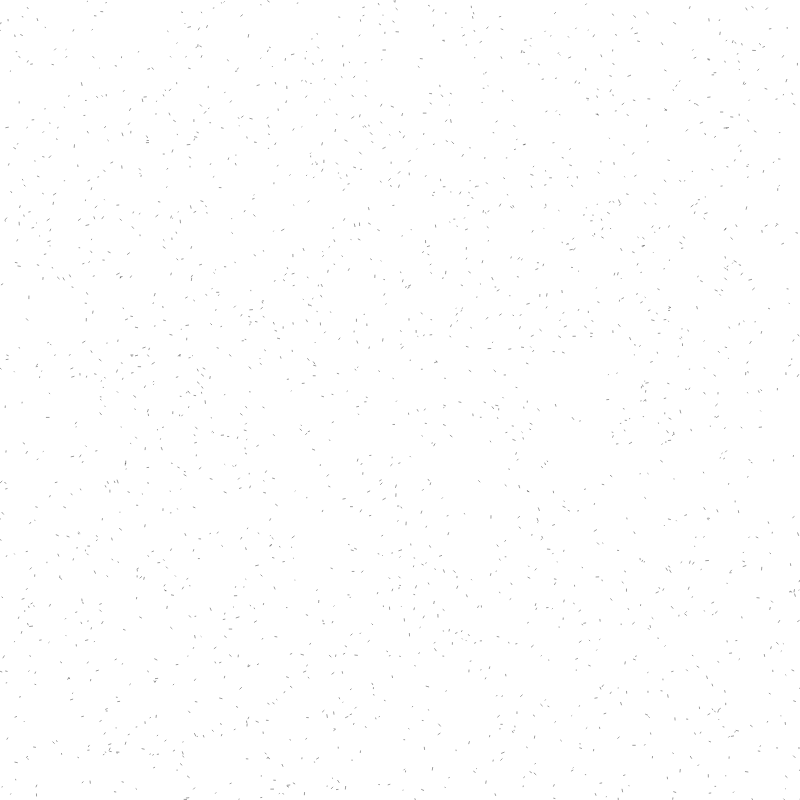
Frame 1 (no input)
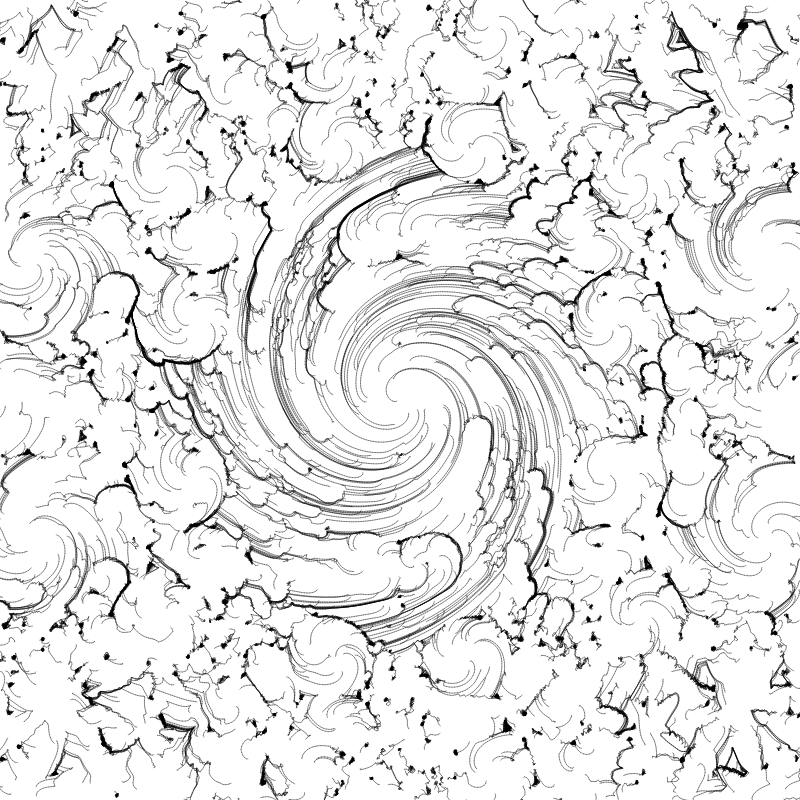
Frame 60 (no input)
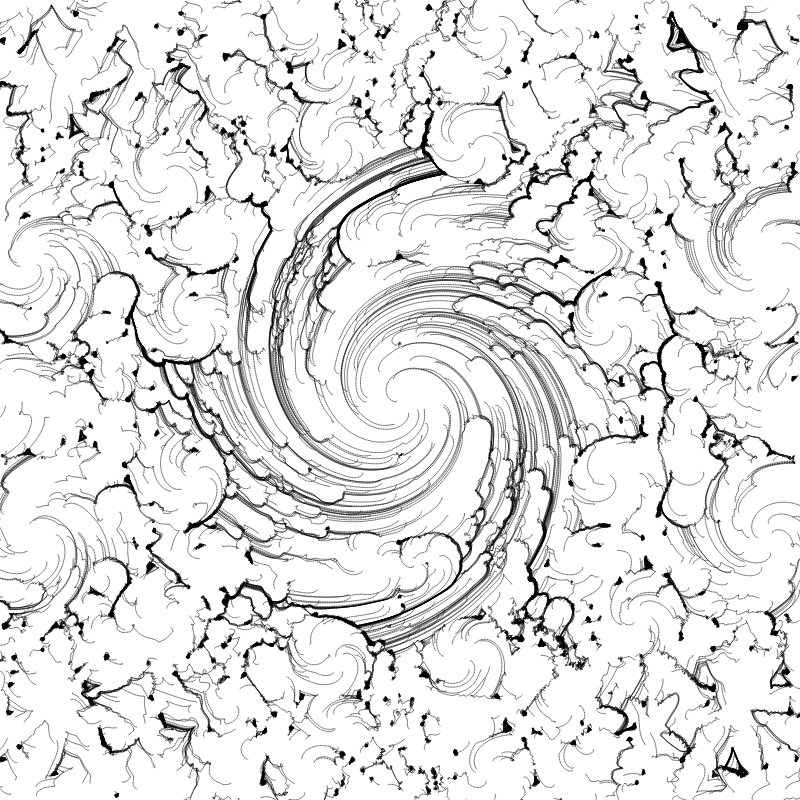
Frame 120 (the mouse pressed at the canvas centre since frame 60)

The p5.js sketch that drew these frames (run headless with seeded random() and noise() and a simulated clock; from frame 60 on, the mouse is pressed at the canvas centre):

// p5.js sketch
// ── sketch.js

let partis = [];
let maxpartis = 2000;
let w = 800;
let h = 800;
let color;

function setup() {
  createCanvas(w, h);
  for (let i=0; i<maxpartis; i++) {
    let p = createVector(random()-.5, random()-.5);
    let d = createVector(random()-.5, random()-.5);
    let par = {pos: p, dir: d, speed: 0};
    partis.push(par);
  }
  background(255);
}

function boxi(p, r) {
  let ax = abs(p.x)-r;
  let ay = abs(p.y)-r;
  let bx = max(0,ax)+min(0,max(ax,ay));
  let by = max(0,ay)+min(0,max(ax,ay));
  return createVector(bx,by).mag();
}

function circ(p, r) {
  let d = p.mag() - r;
  return d;
}

function de(p) {
  let nroit = 10;
  let pp = p.copy();
  //pp.mult(.5);
  //pp.add(.9);
  let x=pp.x;
  let y=pp.y;
  let l;
  let m=1000;
  let it;
  for (let i=0; i<nroit; i++) {
    x=abs(x);
    y=abs(y);
    l=x*x+y*y;
    x/=l;
    y/=l;
    x-=.8;
    y-=.3;
    if (l<m) {
      m=l;
      it=i;
    }
  }
  m=exp(-100*m);
  color=it/nroit*150+50;
  return m;
}

function de2(p) {
  let pp = p.copy();
  pp.mult(2);
  pp.add(.0,.1);
  let c1 = abs(boxi(pp, .3)-.1);
  pp.add(-.2,-.2);
  let c2 = circ(pp, .25);
  pp.add(.4,-.2);
  let c3 = circ(pp, .15);
  let d = min(c1, c2);
  if (d == c1) color = 1;
  if (d == c2) color = 2;
  d = min(d, c3);
  if (d == c3) color = 0;
  return d;
}



function norma(p) {
  let e = .001;
  let p1 = p.copy();
  let p2 = p.copy();
  p1.add(e, 0);
  p2.add(0, e);
  let dx = de(p1);
  let dy = de(p2);
  let d = de(p);
  let n = createVector(dx, dy);
  n.sub(createVector(d, d));
  n.normalize();
  return n;
}

function sign(v) {
  return v>0?1:-1;
}

function draw() {
  translate(w*.5,h*.5);
  //scatteredPoints();//return;
  stroke(0,0,0,100);
  //strokeWeight(2);
  for (let i = 0; i<maxpartis; i++) {
    let pos = partis[i].pos;
    //pos.add((random()-.5)*.001,(random()-.5)*.001);
    let prevpos = pos.copy();
    let dir = partis[i].dir;
    let speed = partis[i].speed;
    let d = de(pos);
    //pos.add(d*.1);
    let n = norma(pos);
    n.mult(sign(d));
    dir.lerp(n, .3);
    dir.rotate(.5);
    //dir.mult(sign(d));
    speed = -0.005;
    let adv = dir.copy();
    adv.mult(speed);
    pos.add(adv);
    partis[i].pos = pos;
    partis[i].dir = dir;
    partis[i].speed = speed;
    if (color == 0) stroke(50,100,80,50);
    if (color == 1) stroke(50,80,100,50);
    if (color == 2) stroke(100,50,50,50);
    //stroke(color,color*1.2,color*1.5);
    line(pos.x*w, pos.y*h, prevpos.x*w, prevpos.y*h);
  }  
}

function scatteredPoints() {
  stroke(0,0,0,0);
  for (let i = 0; i< 1000; i++) {
    let x = random() -.5;
    let y = random() -.5;
    let p = createVector(x,y);
    let n = norma(p);
    let d = de(p);
    fill(0,200,250,10-d*7);
    circle(x*w,y*h,10);
  }
}
